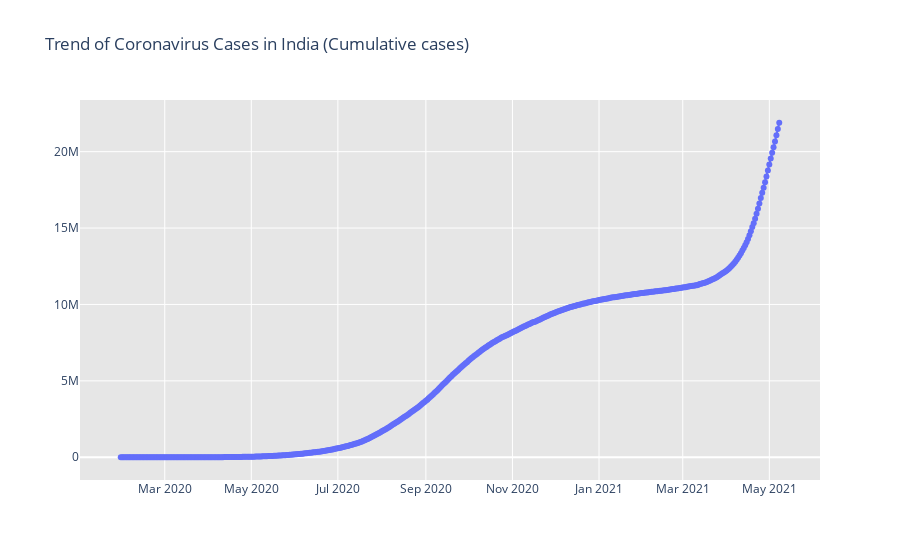
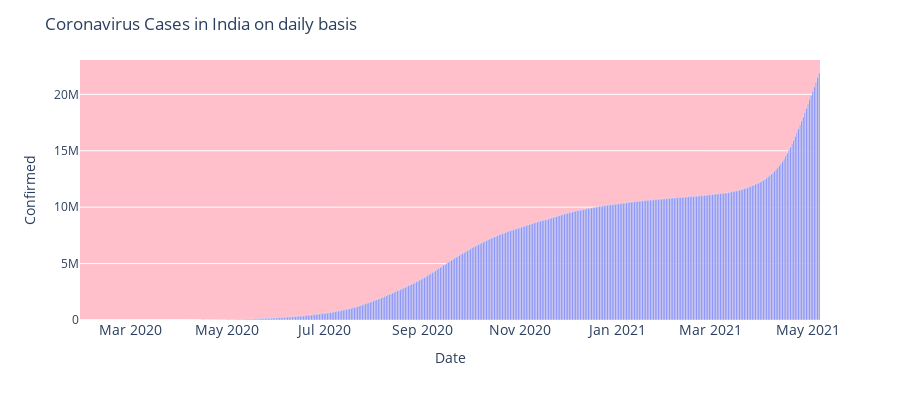

The cell these charts' notebook holds for them, in order:
### Code cell
fig = go.Figure()
fig.add_trace(go.Scatter(x=confirmed_india['Date'], y = confirmed_india['Confirmed'], mode='lines+markers',name='Total Cases'))
fig.update_layout(title_text='Trend of Coronavirus Cases in India (Cumulative cases)',plot_bgcolor='rgb(230, 230, 230)')
fig.show()
# New COVID-19 cases reported daily in India
import plotly.express as px
fig = px.bar(confirmed_india, x="Date", y="Confirmed", barmode='group', height=400)
fig.update_layout(title_text='Coronavirus Cases in India on daily basis',xaxis_tickfont_size=14,plot_bgcolor='pink')
fig.show()

### Figure 1 — Plotly figure (JSON) as saved in the notebook; plotly's stock layout.template omitted (floating-point values rounded to 4 significant figures; data arrays with more than 128 entries replaced by an {"elided": "..."} marker saying what was removed)
{"data": [{"mode": "lines+markers", "name": "Total Cases", "type": "scatter", "x": {"elided": "465 str values"}, "y": {"elided": "465 int values"}}], "layout": {"plot_bgcolor": "rgb(230, 230, 230)", "title": {"text": "Trend of Coronavirus Cases in India (Cumulative cases)"}}}

### Figure 2 — Plotly figure (JSON) as saved in the notebook; plotly's stock layout.template omitted (floating-point values rounded to 4 significant figures; data arrays with more than 128 entries replaced by an {"elided": "..."} marker saying what was removed)
{"data": [{"alignmentgroup": "True", "hovertemplate": "Date=%{x}<br>Confirmed=%{y}<extra></extra>", "legendgroup": "", "marker": {"color": "#636efa"}, "name": "", "offsetgroup": "", "orientation": "v", "showlegend": false, "textposition": "auto", "type": "bar", "x": {"elided": "465 str values"}, "xaxis": "x", "y": {"elided": "465 int values"}, "yaxis": "y"}], "layout": {"barmode": "group", "height": 400, "legend": {"tracegroupgap": 0}, "margin": {"t": 60}, "plot_bgcolor": "pink", "title": {"text": "Coronavirus Cases in India on daily basis"}, "xaxis": {"anchor": "y", "domain": [0, 1], "tickfont": {"size": 14}, "title": {"text": "Date"}}, "yaxis": {"anchor": "x", "domain": [0, 1], "title": {"text": "Confirmed"}}}}
